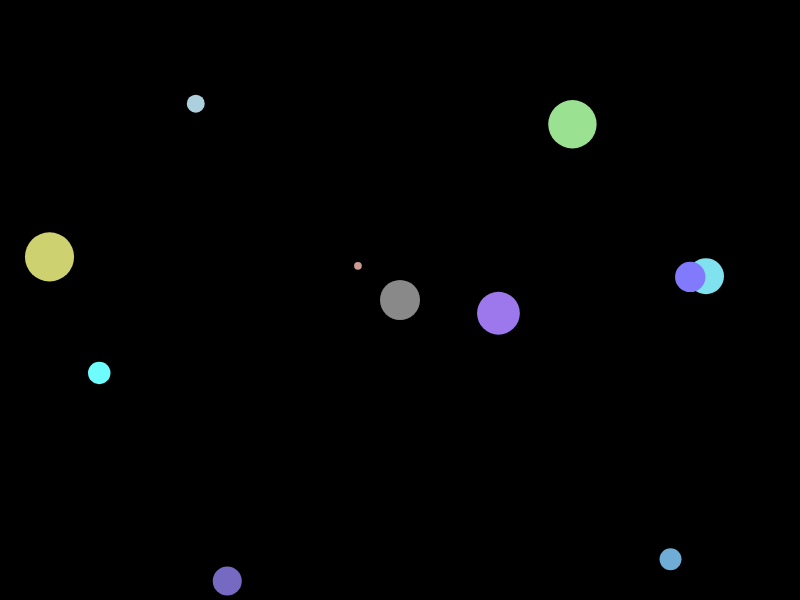
Frame 1 (no input)
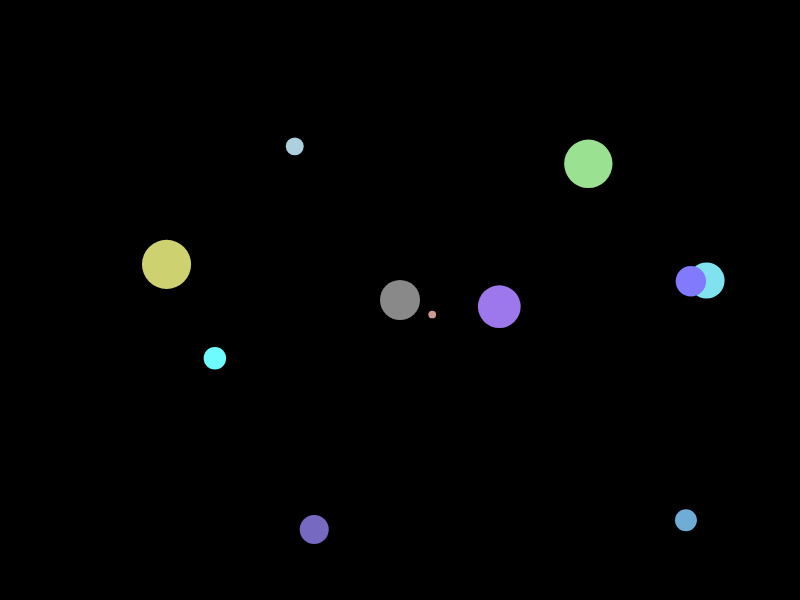
Frame 60 (no input)
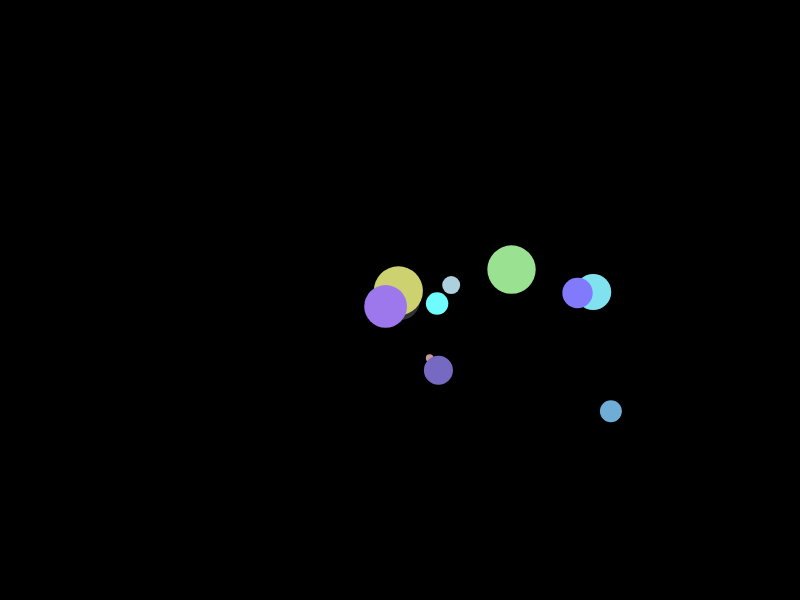
Frame 120 (the mouse pressed at the canvas centre since frame 60)

The p5.js sketch that drew these frames (run headless with seeded random() and noise() and a simulated clock; from frame 60 on, the mouse is pressed at the canvas centre):

// p5.js sketch
// ── sketch.js
// A Mover and an Attractor
let movers=[];
let attractor;

// Gravitational constant (for global scaling)
let G = 1;

function setup() {
  createCanvas(800, 600);
  for (let i = 0; i < 10; i++) {
    movers[i] = new Mover(random(width), random(height), random(0.1, 4), [random(100, 255), random(100, 255), random(100, 255)]);
  }
  attractor = new Attractor();
}

function draw() {
  background(0);
  attractor.show();
  for(let i =0; i < movers.length; i++){
    let force = attractor.attract(movers[i]);
    movers[i].applyForce(force);
    movers[i].update();
    movers[i].show();
  }
}

function mouseMoved() {
  attractor.handleHover(mouseX, mouseY);
}

function mousePressed() {
  attractor.handlePress(mouseX, mouseY);
}

function mouseDragged() {
  attractor.handleHover(mouseX, mouseY);
  attractor.handleDrag(mouseX, mouseY);
}

function mouseReleased() {
  attractor.stopDragging();
}
// ── attractor.js
class Attractor {
    constructor() {
      this.position = createVector(width / 2, height / 2);
      this.mass = 20;
      this.dragOffset = createVector(0, 0);
      this.dragging = false;
      this.rollover = false;
    }
  
    attract(mover) {
      // Calculate direction of force
      let force = p5.Vector.sub(this.position, mover.position);
      // Distance between objects
      let distance = force.mag();
      // Limiting the distance to eliminate "extreme" results for very close or very far objects
      distance = constrain(distance, 5, 25);
  
      // Calculate gravitional force magnitude
      let strength = (G * this.mass * mover.mass) / (distance * distance);
      // Get force vector --> magnitude * direction
      force.setMag(strength);
      return force;
    }
  
    // Method to display
    show() {
    noStroke();
      if (this.dragging) {
        fill(50);
      } else if (this.rollover) {
        fill(100);
      } else {
        fill(175, 200);
      }
      circle(this.position.x, this.position.y, this.mass * 2);
    }
  
    // The methods below are for mouse interaction
    handlePress(mx, my) {
      let d = dist(mx, my, this.position.x, this.position.y);
      if (d < this.mass) {
        this.dragging = true;
        this.dragOffset.x = this.position.x - mx;
        this.dragOffset.y = this.position.y - my;
      }
    }
  
    handleHover(mx, my) {
      let d = dist(mx, my, this.position.x, this.position.y);
      if (d < this.mass) {
        this.rollover = true;
      } else {
        this.rollover = false;
      }
    }
  
    stopDragging() {
      this.dragging = false;
    }
  
    handleDrag(mx, my) {
      if (this.dragging) {
        this.position.x = mx + this.dragOffset.x;
        this.position.y = my + this.dragOffset.y;
      }
    }
  }
// ── mover.js
class Mover {
    constructor(x, y, mass, color) {
      this.mass = mass;
      this.radius = mass * 8;
      this.position = createVector(x, y);
      this.velocity = createVector(1, 0);
      this.acceleration = createVector(0, 0);
      this.color = color;
    }
    // Newton's 2nd law: F = M * A
    // or A = F / M
    applyForce(force) {
      let f = p5.Vector.div(force, this.mass);
      this.acceleration.add(f);
    }
  
    update() {
      // Velocity changes according to acceleration
      this.velocity.add(this.acceleration);
      // position changes by velocity
      this.position.add(this.velocity);
      // We must clear acceleration each frame
      this.acceleration.mult(0);
    }
  
    show() {
      noStroke();
      push();
      fill(this.color[0], this.color[1], this.color[2]);
      circle(this.position.x, this.position.y, this.radius * 2);
      pop();
    }
  }
// ── style.css
html,body{
    background-color: black;
    display: flex;
  justify-content: center;
  align-items: center;
  height: 100vh;
}

canvas {
  display: block;
}
